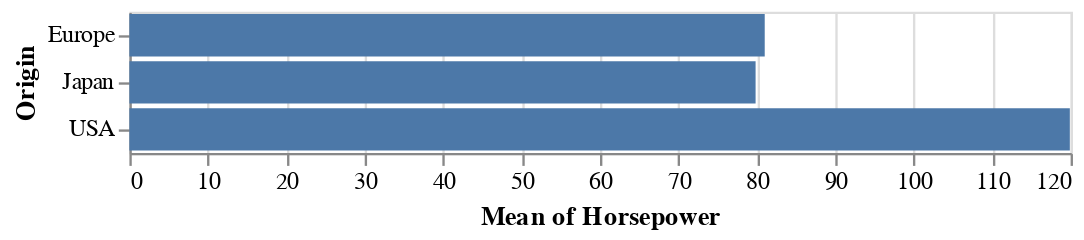

Source (notebook cell):
### Markdown cell above
### Exercise: Adding Explicit Types

Following are a few simple charts made with the cars dataset. For each one, try to add explicit types to the encodings (i.e. change ``"Horsepower"`` to ``"Horsepower:Q"`` so that the plot doesn't change.

Are there any plots that can be made better by changing the type?

### Code cell
alt.Chart(cars).mark_bar().encode(
    y="Origin:N",
    x="mean(Horsepower):Q",
)

### Figure 1 — Vega-Lite specification as saved in the notebook (floating-point values rounded to 4 significant figures; data arrays with more than 128 entries replaced by an {"elided": "..."} marker saying what was removed)
{"config": {"view": {"continuousWidth": 400, "continuousHeight": 300}}, "data": {"name": "data-f02450ab61490a1363517a0190416235"}, "mark": "bar", "encoding": {"x": {"aggregate": "mean", "field": "Horsepower", "type": "quantitative"}, "y": {"field": "Origin", "type": "nominal"}}, "$schema": "https://vega.github.io/schema/vega-lite/v4.17.0.json", "datasets": {"data-f02450ab61490a1363517a0190416235": {"elided": "406 records"}}}
